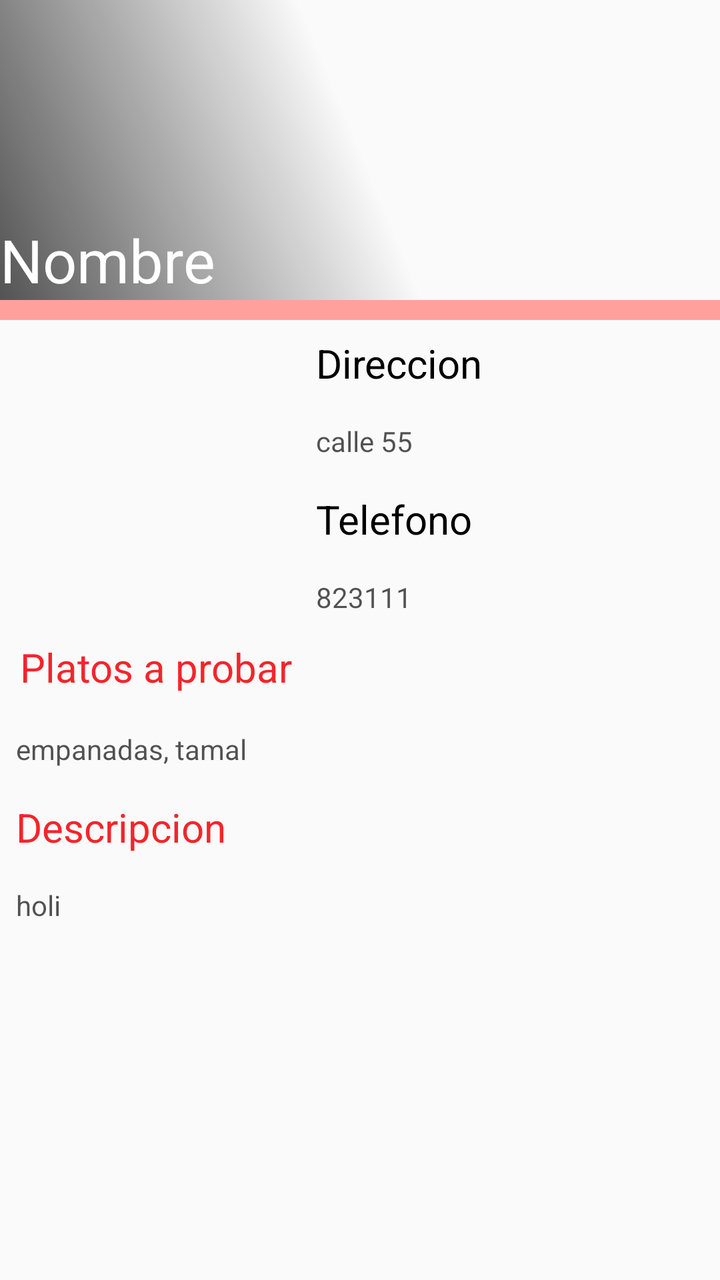
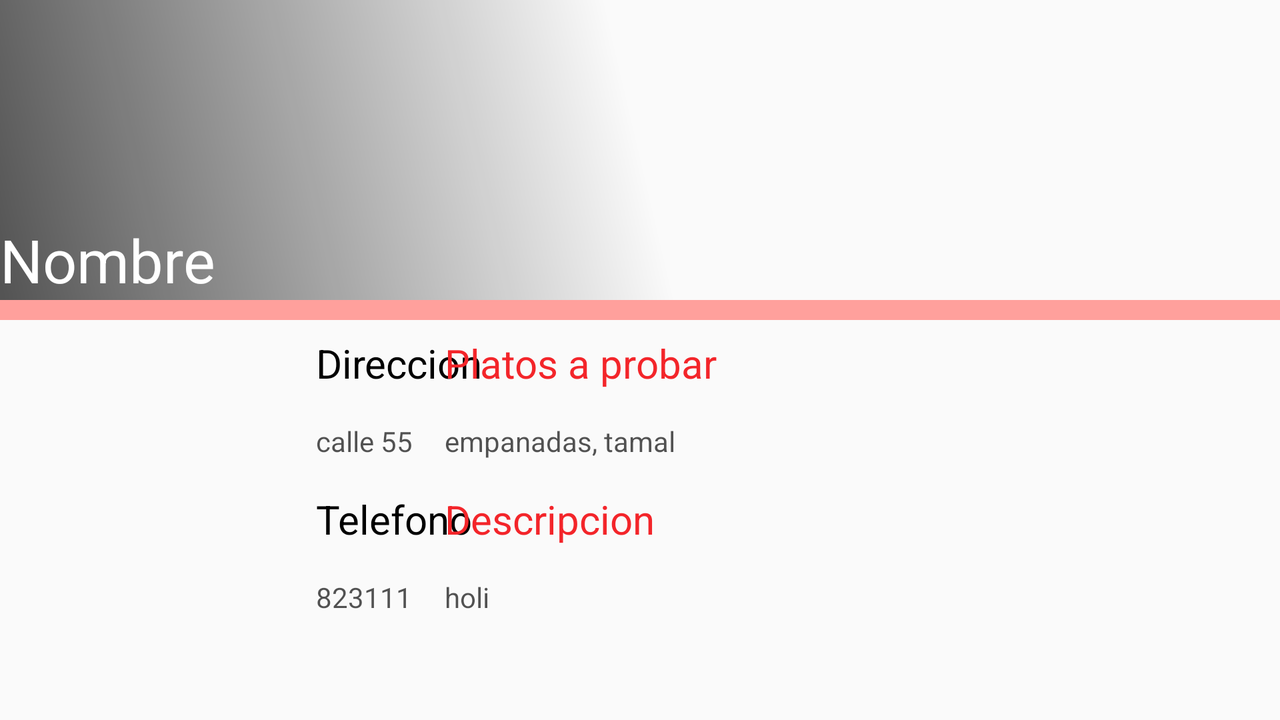

An Android layout and its configuration variant, each rendered on a device that would load it. The default file and the variant file are quoted in full after the pictures.
<!-- AndroidManifest.xml: application theme AppTheme -->
<!-- res/layout/fragment_descripcion_restaurante.xml -->
<FrameLayout xmlns:android="http://schemas.android.com/apk/res/android"
    xmlns:tools="http://schemas.android.com/tools" android:layout_width="match_parent"
    android:layout_height="match_parent"
    tools:context="com.example.jhonfredy.foodyeah.fragments.DescripcionRestauranteFragment">
<ScrollView
    android:layout_width="wrap_content"
    android:layout_height="wrap_content">
    <RelativeLayout
        android:layout_width="match_parent"
        android:layout_height="match_parent">

        <ImageView
            android:id="@+id/portada"
            android:layout_width="match_parent"
            android:layout_height="150dp"
            android:scaleType="centerCrop"
            />
        <ImageView
            android:id="@+id/mask"
            android:layout_width="match_parent"
            android:layout_height="150dp"
            android:background="@drawable/template_mask"/>
        <TextView
            android:id="@+id/nombre"
            android:layout_width="match_parent"
            android:layout_height="wrap_content"
            android:text="Nombre"
            android:textColor="#ffffff"
            android:layout_alignBottom="@id/portada"
            android:textSize="30sp"

            />
        <ImageView

            android:id="@+id/divider"
            android:layout_width="match_parent"
            android:layout_height="10dp"
            android:background="#ffffa09c"
            android:layout_below="@id/portada"
            />
        <ImageView
            android:id="@+id/logo"
            android:layout_width="150dp"
            android:layout_height="150dp"
            android:layout_below="@id/divider"
            android:padding="8dp"
            />
        <TextView

            android:id="@+id/dir"
            android:layout_width="match_parent"
            android:layout_height="wrap_content"
            android:textSize="20sp"
            android:textColor="#000000"
            android:text="Direccion"
            android:layout_below="@id/divider"
            android:layout_toRightOf="@id/logo"
            android:padding="8dp"

            />
        <TextView
            android:id="@+id/direccion"
            android:layout_width="match_parent"
            android:layout_height="wrap_content"
            android:text="calle 55"
            android:textColor="#ad000000"
            android:layout_below="@id/dir"
            android:layout_toRightOf="@id/logo"
            android:padding="8dp"

            />
        <TextView
            android:id="@+id/tel"
            android:layout_width="match_parent"
            android:layout_height="wrap_content"
            android:textColor="#000000"
            android:textSize="20sp"
            android:text="Telefono"
            android:layout_below="@id/direccion"
            android:layout_toRightOf="@+id/logo"
            android:padding="8dp"
            />
        <TextView
            android:id="@+id/telefono"
            android:layout_width="match_parent"
            android:layout_height="wrap_content"
            android:textColor="#ad000000"
            android:text="823111"
            android:layout_below="@id/tel"
            android:layout_toRightOf="@id/logo"
            android:padding="8dp"
            />
        <TextView
            android:id="@+id/plat"
            android:layout_width="match_parent"
            android:layout_height="wrap_content"
            android:text="Platos a probar"
            android:textSize="20sp"
            android:textColor="#fff3252a"
            android:layout_below="@id/logo"
            android:padding="10dp"
            />
        <TextView
            android:id="@+id/platos"
            android:layout_width="match_parent"
            android:layout_height="wrap_content"
            android:textColor="#ad000000"
            android:text="empanadas, tamal"
            android:layout_below="@id/plat"
            android:padding="8dp"
            />

        <TextView
            android:id="@+id/des"
            android:layout_width="match_parent"
            android:layout_height="wrap_content"
            android:text="Descripcion"
            android:textSize="20sp"
            android:textColor="#fff3252a"
            android:layout_below="@id/platos"
            android:padding="8dp"
            />

        <TextView
            android:id="@+id/descripcion"
            android:layout_width="match_parent"
            android:layout_height="wrap_content"
            android:textColor="#ad000000"
            android:text="holi"
            android:layout_below="@id/des"
            android:padding="8dp"
            />


    </RelativeLayout>
</ScrollView>

</FrameLayout>
<!-- resources referenced by this layout -->
<resources>
  <!-- drawable template_mask (drawable) -->
  <?xml version="1.0" encoding="utf-8"?>
  <shape xmlns:android="http://schemas.android.com/apk/res/android"
      android:shape="rectangle"
      >
      <gradient
          android:startColor="@color/mask_star"
          android:centerColor="@color/mask_center"
          android:endColor="@color/mask_end"
          android:angle="45"
          />
  
  </shape>
  <style name="AppTheme" parent="Theme.AppCompat.Light.DarkActionBar">
  
          <item name="colorPrimary">#fff3252a</item>
          <item name="colorPrimaryDark">#ff931e22</item>
          <item name="colorAccent">#ff931e22</item>
  
  
          
      </style>
  <color name="mask_star">#aa000000</color>
  <color name="mask_center">#00000000</color>
  <color name="mask_end">#00000000</color>
</resources>
<!-- res/layout-land/fragment_descripcion_restaurante.xml (the repository's variant of the layout above) -->
<!-- drawn on the phone turned sideways -->
<FrameLayout xmlns:android="http://schemas.android.com/apk/res/android"
     xmlns:tools="http://schemas.android.com/tools" android:layout_width="match_parent"
     android:layout_height="match_parent"
     tools:context="com.example.jhonfredy.foodyeah.fragments.DescripcionRestauranteFragment">

         <RelativeLayout
             android:layout_width="match_parent"
             android:layout_height="match_parent">

             <ImageView
                 android:id="@+id/portada"
                 android:layout_width="match_parent"
                 android:layout_height="150dp"
                 android:scaleType="centerCrop"
                 />
             <ImageView
                 android:id="@+id/mask"
                 android:layout_width="match_parent"
                 android:layout_height="150dp"
                 android:background="@drawable/template_mask"/>
             <TextView
                 android:id="@+id/nombre"
                 android:layout_width="match_parent"
                 android:layout_height="wrap_content"
                 android:text="Nombre"
                 android:textColor="#ffffff"
                 android:layout_alignBottom="@id/portada"
                 android:textSize="30sp"

                 />
             <ImageView

                 android:id="@+id/divider"
                 android:layout_width="match_parent"
                 android:layout_height="10dp"
                 android:background="#ffffa09c"
                 android:layout_below="@id/portada"
                 />
             <ImageView
                 android:id="@+id/logo"
                 android:layout_width="150dp"
                 android:layout_height="150dp"
                 android:layout_below="@id/divider"
                 android:padding="8dp"
                 />
             <TextView

                 android:id="@+id/dir"
                 android:layout_width="wrap_content"
                 android:layout_height="wrap_content"
                 android:textSize="20sp"
                 android:textColor="#000000"
                 android:text="Direccion"
                 android:layout_below="@id/divider"
                 android:layout_toRightOf="@id/logo"
                 android:padding="8dp"

                 />
             <TextView
                 android:id="@+id/direccion"
                 android:layout_width="wrap_content"
                 android:layout_height="wrap_content"
                 android:text="calle 55"
                 android:textColor="#ad000000"
                 android:layout_below="@id/dir"
                 android:layout_toRightOf="@id/logo"
                 android:padding="8dp"

                 />
             <TextView
                 android:id="@+id/tel"
                 android:layout_width="wrap_content"
                 android:layout_height="wrap_content"
                 android:textColor="#000000"
                 android:textSize="20sp"
                 android:text="Telefono"
                 android:layout_below="@id/direccion"
                 android:layout_toRightOf="@+id/logo"
                 android:padding="8dp"
                 />
             <TextView
                 android:id="@+id/telefono"
                 android:layout_width="wrap_content"
                 android:layout_height="wrap_content"
                 android:textColor="#ad000000"
                 android:text="823111"
                 android:layout_below="@id/tel"
                 android:layout_toRightOf="@id/logo"
                 android:padding="8dp"
                 />
             <TextView
                 android:layout_marginTop="10dp"
                 android:id="@+id/plat"
                 android:layout_width="match_parent"
                 android:layout_height="wrap_content"
                 android:text="Platos a probar"
                 android:textSize="20sp"
                 android:textColor="#fff3252a"
                 android:layout_below="@id/portada"
                 android:layout_toRightOf="@id/direccion"
                 android:padding="8dp"
                 />
             <TextView
                 android:id="@+id/platos"
                 android:layout_width="match_parent"
                 android:layout_height="wrap_content"
                 android:textColor="#ad000000"
                 android:text="empanadas, tamal"
                 android:layout_below="@id/plat"
                 android:layout_toRightOf="@+id/direccion"
                 android:padding="8dp"
                 />

             <TextView
                 android:id="@+id/des"
                 android:layout_width="match_parent"
                 android:layout_height="wrap_content"
                 android:text="Descripcion"
                 android:textSize="20sp"
                 android:textColor="#fff3252a"
                 android:layout_below="@id/platos"
                 android:layout_toRightOf="@+id/direccion"
                 android:padding="8dp"
                 />

             <TextView
                 android:id="@+id/descripcion"
                 android:layout_width="match_parent"
                 android:layout_height="wrap_content"
                 android:textColor="#ad000000"
                 android:text="holi"
                 android:layout_below="@id/des"
                 android:padding="8dp"
                 android:layout_toRightOf="@+id/direccion"
                 />


         </RelativeLayout>


 </FrameLayout>
